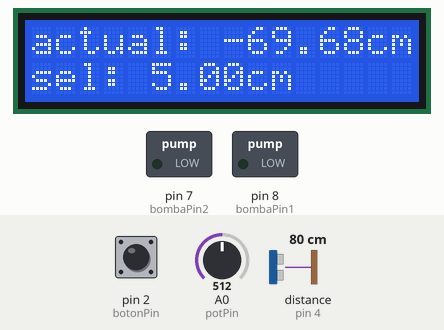
Recording of a sketch running on a simulated Arduino Uno, built with avr-gcc and run on an emulated ATmega328P. Parts: 16×2 character LCD, switched loads named in the sketch (green lamp = pin HIGH). Wiring (inferred from the names in the program): ultrasonic range finder: trigger pin 3; echo pin 4. Dashed ring = blinking. Inputs (shaded band) come from the test bench; at power-on: pin 2 (botonPin) HIGH, distance to the obstacle (sensor on pin 4) 80 cm, A0 (potPin) = 512. The echo pulse lasts 58.3 µs per cm; pins used as bus, display or sensor lines are not drawn; what the sketch prints to the serial monitor is not drawn.

Above: at 3.2 s.
3.3 s: pin 2 (botonPin) pulled LOW for 1.25 s
At 6.0 s:
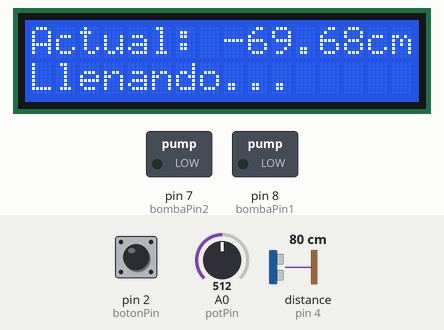
8.7 s: distance to the obstacle (sensor on pin 4) set to 7 cm
At 9.7 s:
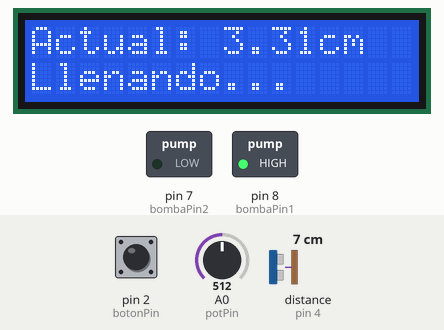
11.4 s: distance to the obstacle (sensor on pin 4) set to 4 cm
At 13.8 s:
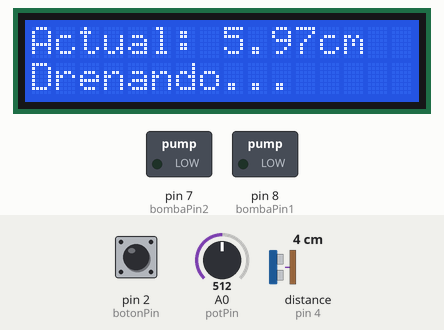
15.5 s: distance to the obstacle (sensor on pin 4) set to 2 cm
At 17.4 s:
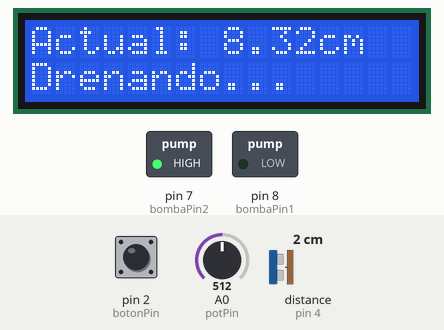
Timing chart, 0 to 20.0 s (numbered marks = the images above; inputs shaded):
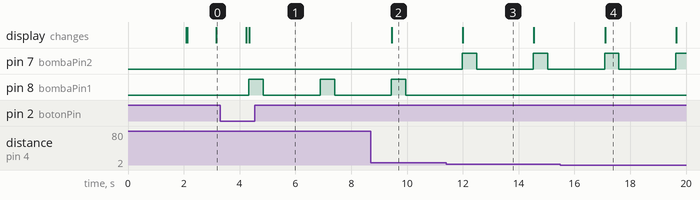

The sketch:

sistema_pid.ino
```cpp
#include <Wire.h>
#include <LiquidCrystal_I2C.h>

const int bombaPin1 = 8;          // Bomba de llenado (principal)
const int bombaPin2 = 7;          // Bomba de drenaje (secundario)
const int potPin = A0;            // Potenciómetro para selección de nivel
const int botonPin = 2;           // Botón para confirmar inicio
const int triggerPin = 3;         // Trigger del HC-SR04
const int echoPin = 4;            // Echo del HC-SR04
double alturaSensor;               // Altura del sensor desde el fondo (variable)

LiquidCrystal_I2C lcd(0x27, 16, 2); // Pantalla LCD

double Kp = 1.0, Ki = 0.5, Kd = 0.1; // Coeficientes PID
double errorSum = 0;                 // Acumulador de error para la integral
double lastError = 0;                // Error anterior para la derivada
unsigned long lastTime = 0;          // Último tiempo de cálculo PID

void setup() {
  Serial.begin(9600);
  lcd.begin(16, 2);
  lcd.backlight();
  pinMode(bombaPin1, OUTPUT);     // Configura pin como salida (llenado)
  pinMode(bombaPin2, OUTPUT);     // Configura pin como salida (drenaje)
  pinMode(botonPin, INPUT_PULLUP);// Configura el botón como entrada con pull-up
  pinMode(triggerPin, OUTPUT);    // Trigger del HC-SR04
  pinMode(echoPin, INPUT);        // Echo del HC-SR04

  // Medir la altura del sensor al inicio
  // alturaSensor = medirDistancia();
  alturaSensor = 10;

  lcd.setCursor(0, 0);
  lcd.print("Sistema listo");     // Mensaje de inicio
  Serial.println("Sistema listo");
  delay(2000);
  lcd.clear();
}

void loop() {
  double nivelAguaActual = alturaSensor - medirDistancia();
  Serial.print("Nivel de agua actual: ");
  Serial.print(nivelAguaActual);
  Serial.println(" cm");
  lcd.setCursor(0, 0);
  lcd.print("actual: ");
  lcd.print(nivelAguaActual);
  lcd.print("cm   ");

  int valorPot = analogRead(potPin);
  double setPoint = map(valorPot, 0, 1023, 0, 10);  // Convertido a centímetros

  Serial.print("Nivel seleccionado: ");
  Serial.print(setPoint);
  Serial.println(" cm");
  lcd.setCursor(0, 1);
  lcd.print("sel: ");
  lcd.print(setPoint);
  lcd.print("cm   ");

  int estadoBoton = digitalRead(botonPin);

  if (estadoBoton == LOW) {  // Si el botón está presionado
    Serial.println("Iniciando control de nivel...");
    lcd.setCursor(0, 1);
    lcd.print("Control iniciado ");

    while (true) {
      double distanciaMedida = medirDistancia();
      double nivelAgua = alturaSensor - distanciaMedida;
      double error = setPoint - nivelAgua;
      double output = calcularPID(error);

      Serial.print("Nivel actual: ");
      Serial.print(nivelAgua);
      Serial.print(" cm, Error: ");
      Serial.print(error);
      Serial.print(", Salida PID: ");
      Serial.println(output);

      lcd.setCursor(0, 0);
      lcd.print("Actual: ");
      lcd.print(nivelAgua);
      lcd.print("cm  ");

      if (error > 0) { // Se necesita llenar
        digitalWrite(bombaPin1, HIGH);  // Activa la bomba de llenado
        digitalWrite(bombaPin2, LOW);   // Asegura que la bomba de drenaje esté apagada
        Serial.println("Llenando...");
        lcd.setCursor(0, 1);
        lcd.print("Llenando...     ");
        delay(500); // La bomba se mantiene encendida por 0.5 segundos
        digitalWrite(bombaPin1, LOW);   // Apaga la bomba de llenado

      } else if (error < 0) { // Se necesita drenar
        digitalWrite(bombaPin1, LOW);   // Asegura que la bomba de llenado esté apagada
        digitalWrite(bombaPin2, HIGH);  // Activa la bomba de drenaje
        Serial.println("Drenando...");
        lcd.setCursor(0, 1);
        lcd.print("Drenando...     ");
        delay(500); // La bomba de drenaje se mantiene encendida por 0.5 segundos
        digitalWrite(bombaPin2, LOW);   // Apaga la bomba de drenaje

      } else { // Nivel correcto
        digitalWrite(bombaPin1, LOW);
        digitalWrite(bombaPin2, LOW);
        Serial.println("Nivel estable.");
        lcd.setCursor(0, 1);
        lcd.print("Nivel estable  ");
        delay(2000); // Pausa para mostrar mensaje de finalización
        break;       // Sal del bucle al alcanzar el nivel deseado
      }

      delay(2000); // Espera 2 segundos para estabilizar la medición
    }

    Serial.println("Proceso finalizado.");
    lcd.setCursor(0, 1);
    lcd.print("Proceso finalizado");
    delay(3000);
    lcd.clear();
  }

  delay(1000); // Actualización cada segundo antes de presionar el botón
}

// Función para medir distancia con el sensor HC-SR04
double medirDistancia() {
  digitalWrite(triggerPin, LOW);
  delayMicroseconds(2);
  digitalWrite(triggerPin, HIGH);
  delayMicroseconds(10);
  digitalWrite(triggerPin, LOW);

  long duracion = pulseIn(echoPin, HIGH);
  double distancia = duracion * 0.0343 / 2;  // Calcula la distancia en cm

  Serial.print("Distancia medida: ");
  Serial.println(distancia);  // Muestra la distancia en el serial

  return distancia;
}

double calcularPID(double error) {
  unsigned long now = millis();
  double timeChange = (double)(now - lastTime) / 1000.0;

  errorSum += error * timeChange;
  double dError = (error - lastError) / timeChange;

  double output = Kp * error + Ki * errorSum + Kd * dError;

  lastError = error;
  lastTime = now;

  return output;
}
```

Measured:
- the behaviour switches between 6 and 5 cm on distance to the obstacle (sensor on pin 4) (found by bisection; images 2 and 3)
- after the input at 3.3 s, pin 8 (bombaPin1): alternates HIGH for 0.52 s and LOW for 2.0 s, starting after 1.0 s; the display: first changes after 0.94 s (image 1 shows a later state)
- after the input at 8.7 s, the display: changes after 0.75 s (image 2)
- after the input at 11.4 s, pin 7 (bombaPin2): alternates HIGH for 0.52 s and LOW for 2.0 s, starting after 0.58 s; pin 8 (bombaPin1): stops changing and stays LOW; the display: changes after 0.60 s (image 3)
- after the input at 15.5 s, the display: changes after 1.6 s (image 4)
- what the display in image 3 shows lasts 2.5 s, from 12.0 s to 14.5 s
